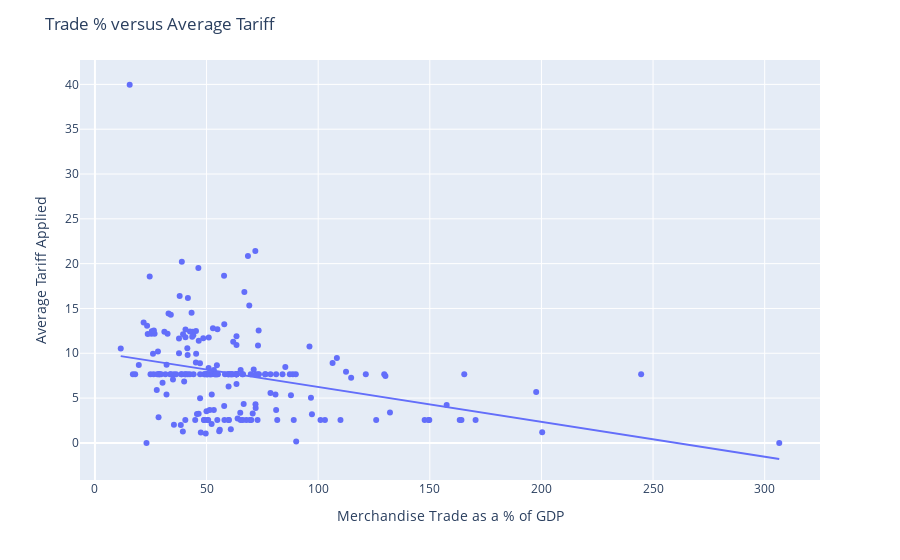

The notebook cell saved with this chart:
### Code cell
#Checking Trade% versus Average Tariff
fig = px.scatter(gdp_tariff1, x="merchandise_trade_gdpPct", y="avg_tariff", trendline = 'ols')
fig.update_layout(
    title='Trade % versus Average Tariff', 
    xaxis_title="Merchandise Trade as a % of GDP",
    yaxis_title="Average Tariff Applied",
 )
fig.show()

### Figure 1 — Plotly figure (JSON) as saved in the notebook; plotly's stock layout.template omitted (floating-point values rounded to 4 significant figures; data arrays with more than 128 entries replaced by an {"elided": "..."} marker saying what was removed)
{"data": [{"hovertemplate": "merchandise_trade_gdpPct=%{x}<br>avg_tariff=%{y}<extra></extra>", "legendgroup": "", "marker": {"color": "#636efa", "symbol": "circle"}, "mode": "markers", "name": "", "orientation": "v", "showlegend": false, "type": "scatter", "x": {"elided": "209 float values"}, "xaxis": "x", "y": {"elided": "209 float values"}, "yaxis": "y"}, {"hovertemplate": "<b>OLS trendline</b><br>avg_tariff = -0.0389191 * merchandise_trade_gdpPct + 10.1326<br>R<sup>2</sup>=0.104353<br><br>merchandise_trade_gdpPct=%{x}<br>avg_tariff=%{y} <b>(trend)</b><extra></extra>", "legendgroup": "", "marker": {"color": "#636efa", "symbol": "circle"}, "mode": "lines", "name": "", "showlegend": false, "type": "scatter", "x": {"elided": "209 float values"}, "xaxis": "x", "y": {"elided": "209 float values"}, "yaxis": "y"}], "layout": {"legend": {"tracegroupgap": 0}, "margin": {"t": 60}, "title": {"text": "Trade % versus Average Tariff"}, "xaxis": {"anchor": "y", "domain": [0, 1], "title": {"text": "Merchandise Trade as a % of GDP"}}, "yaxis": {"anchor": "x", "domain": [0, 1], "title": {"text": "Average Tariff Applied"}}}}
